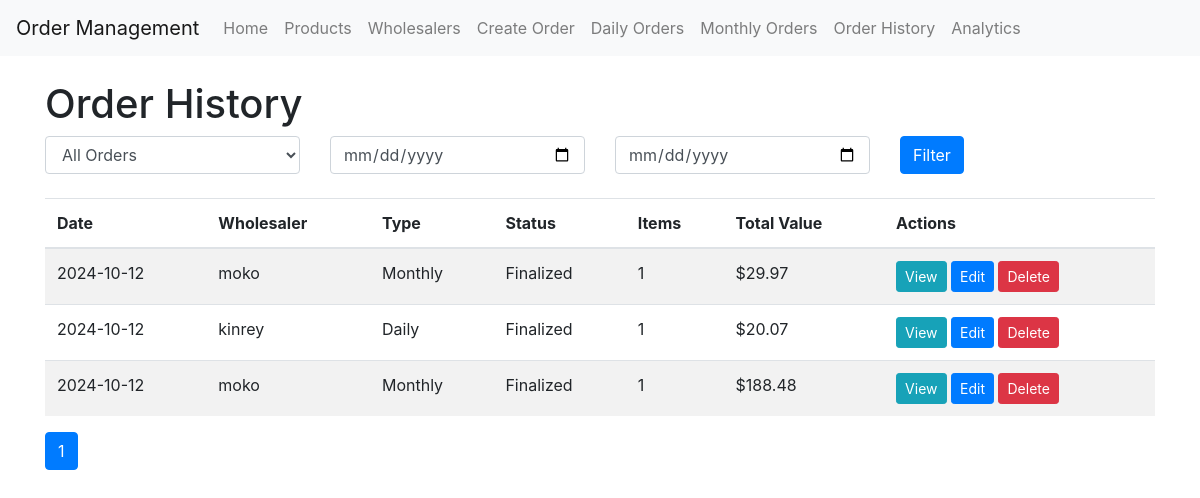
Page /order_history (signed in) on the committed database.
### app/models.py (models this page shows)
class OrderList(db.Model):
    id = db.Column(db.Integer, primary_key=True)
    date = db.Column(db.Date, nullable=False, default=datetime.utcnow().date)
    wholesaler_id = db.Column(db.Integer, db.ForeignKey('wholesaler.id'), nullable=False)
    wholesaler = db.relationship('Wholesaler', back_populates='order_lists')
    items = db.relationship('OrderListItem', back_populates='order_list', cascade='all, delete-orphan')
    status = db.Column(db.String(20), default='pending')  # 'pending', 'finalized'
    type = db.Column(db.String(10), nullable=False)  # 'daily' or 'monthly'
    finalized_date = db.Column(db.DateTime)
    def total_value(self):
        return sum(item.quantity * item.product.price for item in self.items)

class Wholesaler(db.Model):
    id = db.Column(db.Integer, primary_key=True)
    name = db.Column(db.String(100), nullable=False)
    is_daily = db.Column(db.Boolean, default=False)
    contact_person = db.Column(db.String(100))
    email = db.Column(db.String(120))
    phone = db.Column(db.String(20))
    products = db.relationship('Product', back_populates='wholesaler')
    order_lists = db.relationship('OrderList', back_populates='wholesaler')

class OrderListItem(db.Model):
    id = db.Column(db.Integer, primary_key=True)
    order_list_id = db.Column(db.Integer, db.ForeignKey('order_list.id'), nullable=False)
    product_id = db.Column(db.Integer, db.ForeignKey('product.id'), nullable=False)
    quantity = db.Column(db.Integer, nullable=False)
    comment = db.Column(db.Text)
    order_list = db.relationship('OrderList', back_populates='items')
    product = db.relationship('Product', backref='order_items')

class Product(db.Model):
    id = db.Column(db.Integer, primary_key=True)
    product_id = db.Column(db.String(20), unique=True, nullable=False)
    name = db.Column(db.String(100), nullable=False)
    size = db.Column(db.String(50))
    price = db.Column(db.Float, nullable=False)
    wholesaler_id = db.Column(db.Integer, db.ForeignKey('wholesaler.id'), nullable=False)
    wholesaler = db.relationship('Wholesaler', back_populates='products')

### app/main/routes.py (the view)
@bp.route('/order_history')
@login_required
def order_history():
    page = request.args.get('page', 1, type=int)
    per_page = 10  # Number of orders per page
    order_type = request.args.get('type', 'all')
    start_date = request.args.get('start_date')
    end_date = request.args.get('end_date')
    query = OrderList.query.options(
        joinedload(OrderList.items).joinedload(OrderListItem.product)
    )
    if order_type != 'all':
        query = query.filter(OrderList.type == order_type)
    if start_date:
        query = query.filter(OrderList.date >= datetime.strptime(start_date, '%Y-%m-%d').date())
    if end_date:
        query = query.filter(OrderList.date <= datetime.strptime(end_date, '%Y-%m-%d').date())
    sort_by = request.args.get('sort_by', 'date')
    sort_order = request.args.get('sort_order', 'desc')
    if sort_by == 'date':
        query = query.order_by(desc(OrderList.date) if sort_order == 'desc' else OrderList.date)
    elif sort_by == 'wholesaler':
        query = query.join(Wholesaler).order_by(desc(Wholesaler.name) if sort_order == 'desc' else Wholesaler.name)
    orders = query.paginate(page=page, per_page=per_page, error_out=False)
    return render_template('order_history.html', title='Order History', orders=orders,
                           order_type=order_type, start_date=start_date, end_date=end_date,
                           sort_by=sort_by, sort_order=sort_order)

### app/models.py (called while the page is built)
@login.user_loader
def load_user(id):
    return User.query.get(int(id))

### app/templates/order_history.html (shortened to what this page needs)
{% extends "base.html" %}
{% block content %}
<h1>Order History</h1>
<form method="GET" class="mb-4">
    <div class="row">
        <div class="col-md-3">
            <select name="type" class="form-control">
                <option value="all" {% if order_type == 'all' %}selected{% endif %}>All Orders</option>
            </select>
        </div>
        <div class="col-md-3">
            <input type="date" name="start_date" class="form-control" value="{{ start_date or '' }}" placeholder="Start Date">
        </div>
        <div class="col-md-3">
            <input type="date" name="end_date" class="form-control" value="{{ end_date or '' }}" placeholder="End Date">
        </div>
        <div class="col-md-3">
            <button type="submit" class="btn btn-primary">Filter</button>
        </div>
    </div>
</form>
{% if orders.items %}
    <table class="table table-striped">
        <thead>
            <tr>
                <th>Date</th>
                <th>Wholesaler</th>
                <th>Type</th>
                <th>Status</th>
                <th>Items</th>
                <th>Total Value</th>
                <th>Actions</th>
            </tr>
        </thead>
        <tbody>
            {% for order in orders.items %}
                <tr>
                    <td>{{ order.date.strftime('%Y-%m-%d') }}</td>
                    <td>{{ order.wholesaler.name }}</td>
                    <td>{{ order.type|capitalize }}</td>
                    <td>{{ order.status|capitalize }}</td>
                    <td>{{ order.items|length }}</td>
                    <td>
                        ${{ "%.2f"|format(order.total_value()) }}
                    </td>
                    <td>
                        <a href="{{ url_for('main.view_order', order_id=order.id) }}" class="btn btn-sm btn-info">View</a>
                        <a href="{{ url_for('main.edit_order', order_id=order.id) }}" class="btn btn-sm btn-primary">Edit</a>
                        <form action="{{ url_for('main.delete_order', order_id=order.id) }}" method="POST" style="display: inline;">
                            <button type="submit" class="btn btn-sm btn-danger" onclick="return confirm('Are you sure you want to delete this order?')">Delete</button>
                        </form>
                    </td>
                </tr>
            {% endfor %}
        </tbody>
    </table>
    <nav aria-label="Order history pagination">
        <ul class="pagination">
            {% for page in orders.iter_pages() %}
                {% if page %}
                    <li class="page-item {{ 'active' if page == orders.page else '' }}">
                        <a class="page-link" href="{{ url_for('main.order_history', page=page, type=order_type, start_date=start_date, end_date=end_date, sort_by=sort_by, sort_order=sort_order) }}">{{ page }}</a>
                    </li>
                {% else %}
                    <li class="page-item disabled">
                        <span class="page-link">...</span>
                    </li>
                {% endif %}
            {% endfor %}
        </ul>
    </nav>
{% else %}
    <p>No orders found.</p>
{% endif %}
{% endblock %}

### rows in the picture
OrderList: date "2024-10-12", wholesaler.name "moko", type "Monthly", status "Finalized", items|length "1"
OrderListItem: total_value "29.97"
OrderList: date "2024-10-12", wholesaler.name "kinrey", type "Daily", status "Finalized", items|length "1"
OrderListItem: total_value "20.07"
OrderList: date "2024-10-12", wholesaler.name "moko", type "Monthly", status "Finalized", items|length "1"
OrderListItem: total_value "188.48"

### other values in the picture
{{ page }} "1"
